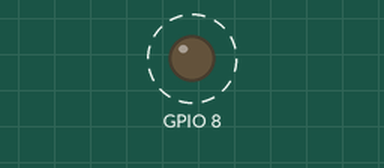
This sketch was run on a simulated ESP32-C3. On the bench: output pins drawn as LEDs (lit = HIGH). Dashed ring = blinking. What the sketch prints to the serial monitor is not drawn.

Above: at 2.2 s.
Timing chart, 0 to 5.0 s (numbered marks = the images above):
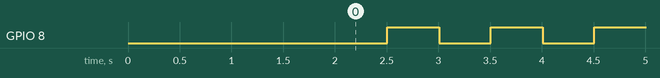

The sketch:

get-mac.ino
```cpp
#include <WiFi.h>

void setup() {
  // 告诉板子，我们要用 115200 的速度通过 USB 管道给电脑打印文字
  Serial.begin(115200);
  delay(2000); // 稍微等 2 秒钟，让电脑反应一下

  WiFi.mode(WIFI_STA); // 必须开启无线硬件，才能读取到 MAC

  Serial.println("");
  Serial.println("=========================================");
  Serial.print("💡 这块 ESP32-C3 的 MAC 地址为: ");
  Serial.println(WiFi.macAddress()); // 这一行会打印出硬件唯一的身份证
  Serial.println("=========================================");
}

void loop() {
  // 板载小灯（GPIO8）规律闪烁，代表运行成功
  pinMode(8, OUTPUT);
  digitalWrite(8, LOW); // 低电平点亮 SuperMini 的灯
  delay(500);
  digitalWrite(8, HIGH); // 高电平熄灭
  delay(500);
}
```

Measured:
- by itself, GPIO 8: alternates HIGH for 0.50 s and LOW for 0.50 s
